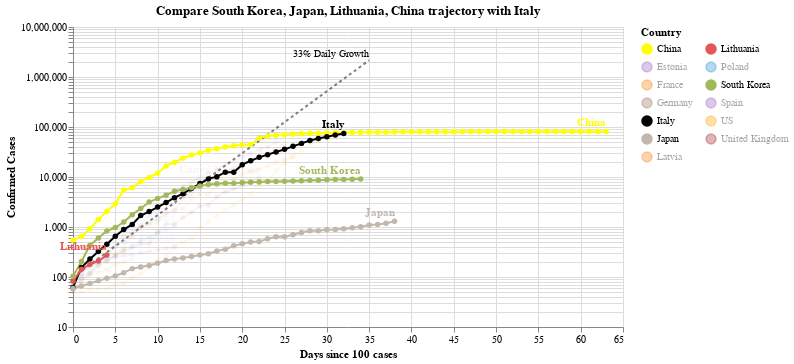

Write notebook code for a chart like this one.
### Code cell
#hide_input
chart3 = make_since_chart(['South Korea', 'Japan', 'Lithuania', 'China'])
chart3

### Figure 1 — Vega-Lite specification as saved in the notebook (floating-point values rounded to 4 significant figures; data arrays with more than 128 entries replaced by an {"elided": "..."} marker saying what was removed)
{"config": {"view": {"continuousWidth": 400, "continuousHeight": 300}}, "layer": [{"mark": {"type": "line", "color": "black", "opacity": 0.5, "strokeDash": [3, 3]}, "encoding": {"x": {"type": "quantitative", "field": "Days since 100 cases"}, "y": {"type": "quantitative", "field": "Confirmed Cases"}}}, {"mark": {"type": "text", "align": "right", "dy": -6, "fontSize": 10, "text": "33% Daily Growth"}, "encoding": {"x": {"type": "quantitative", "field": "Days since 100 cases"}, "y": {"type": "quantitative", "field": "Confirmed Cases"}}, "transform": [{"filter": "(datum['Days since 100 cases'] >= 35)"}]}, {"data": {"name": "data-6abf75a8234813f234e6c8dc07815420"}, "mark": {"type": "line", "point": true}, "encoding": {"color": {"type": "nominal", "field": "Country", "legend": {"columns": 2}, "scale": {"domain": ["China", "Estonia", "France", "Germany", "Italy", "Japan", "Latvia", "Lithuania", "Poland", "South Korea", "Spain", "US", "United Kingdom"], "range": ["yellow", "#9467bd", "#F58518", "#9D755D", "black", "#C1B7AD", "#F58518", "#E45756", "#2495D3", "#A1BA59", "#9467bd", "orange", "brown"]}}, "opacity": {"condition": {"value": 1, "selection": "selector001"}, "value": 0.05}, "tooltip": [{"type": "nominal", "field": "Country"}, {"type": "temporal", "field": "Date"}, {"type": "quantitative", "field": "Confirmed Cases"}, {"type": "quantitative", "field": "Days since 100 cases"}], "x": {"type": "quantitative", "field": "Days since 100 cases"}, "y": {"type": "quantitative", "field": "Confirmed Cases", "scale": {"type": "log"}}}, "selection": {"selector001": {"type": "multi", "fields": ["Country"], "bind": "legend", "init": [{"Country": "South Korea"}, {"Country": "Japan"}, {"Country": "Lithuania"}, {"Country": "China"}, {"Country": "Italy"}]}}, "width": 550}, {"data": {"name": "data-6abf75a8234813f234e6c8dc07815420"}, "mark": {"type": "text", "align": "right", "dy": -8, "fontWeight": "bold"}, "encoding": {"color": {"type": "nominal", "field": "Country", "legend": {"columns": 2}, "scale": {"domain": ["China", "Estonia", "France", "Germany", "Italy", "Japan", "Latvia", "Lithuania", "Poland", "South Korea", "Spain", "US", "United Kingdom"], "range": ["yellow", "#9467bd", "#F58518", "#9D755D", "black", "#C1B7AD", "#F58518", "#E45756", "#2495D3", "#A1BA59", "#9467bd", "orange", "brown"]}}, "opacity": {"condition": {"value": 1, "selection": "selector001"}, "value": 0.05}, "text": {"type": "nominal", "field": "Country"}, "tooltip": [{"type": "nominal", "field": "Country"}, {"type": "temporal", "field": "Date"}, {"type": "quantitative", "field": "Confirmed Cases"}, {"type": "quantitative", "field": "Days since 100 cases"}], "x": {"type": "quantitative", "field": "Days since 100 cases"}, "y": {"type": "quantitative", "field": "Confirmed Cases", "scale": {"type": "log"}}}, "transform": [{"filter": "(datum['Date'] >= 1585094400000)"}], "width": 550}], "data": {"name": "data-c1a3bbf4dd040f2e7e8e7a69520e3c2a"}, "title": "Compare South Korea, Japan, Lithuania, China trajectory with Italy", "$schema": "https://vega.github.io/schema/vega-lite/v4.0.2.json", "datasets": {"data-c1a3bbf4dd040f2e7e8e7a69520e3c2a": [{"Days since 100 cases": 0, "Confirmed Cases": 100.0}, {"Days since 100 cases": 1, "Confirmed Cases": 133.0}, {"Days since 100 cases": 2, "Confirmed Cases": 176.9}, {"Days since 100 cases": 3, "Confirmed Cases": 235.3}, {"Days since 100 cases": 4, "Confirmed Cases": 312.9}, {"Days since 100 cases": 5, "Confirmed Cases": 416.2}, {"Days since 100 cases": 6, "Confirmed Cases": 553.5}, {"Days since 100 cases": 7, "Confirmed Cases": 736.1}, {"Days since 100 cases": 8, "Confirmed Cases": 979.1}, {"Days since 100 cases": 9, "Confirmed Cases": 1302.0}, {"Days since 100 cases": 10, "Confirmed Cases": 1732.0}, {"Days since 100 cases": 11, "Confirmed Cases": 2303.0}, {"Days since 100 cases": 12, "Confirmed Cases": 3064.0}, {"Days since 100 cases": 13, "Confirmed Cases": 4074.0}, {"Days since 100 cases": 14, "Confirmed Cases": 5419.0}, {"Days since 100 cases": 15, "Confirmed Cases": 7207.0}, {"Days since 100 cases": 16, "Confirmed Cases": 9586.0}, {"Days since 100 cases": 17, "Confirmed Cases": 12750.0}, {"Days since 100 cases": 18, "Confirmed Cases": 16960.0}, {"Days since 100 cases": 19, "Confirmed Cases": 22550.0}, {"Days since 100 cases": 20, "Confirmed Cases": 29990.0}, {"Days since 100 cases": 21, "Confirmed Cases": 39890.0}, {"Days since 100 cases": 22, "Confirmed Cases": 53060.0}, {"Days since 100 cases": 23, "Confirmed Cases": 70560.0}, {"Days since 100 cases": 24, "Confirmed Cases": 93850.0}, {"Days since 100 cases": 25, "Confirmed Cases": 124800.0}, {"Days since 100 cases": 26, "Confirmed Cases": 166000.0}, {"Days since 100 cases": 27, "Confirmed Cases": 220800.0}, {"Days since 100 cases": 28, "Confirmed Cases": 293700.0}, {"Days since 100 cases": 29, "Confirmed Cases": 390600.0}, {"Days since 100 cases": 30, "Confirmed Cases": 519500.0}, {"Days since 100 cases": 31, "Confirmed Cases": 690900.0}, {"Days since 100 cases": 32, "Confirmed Cases": 918900.0}, {"Days since 100 cases": 33, "Confirmed Cases": 1222000.0}, {"Days since 100 cases": 34, "Confirmed Cases": 1625000.0}, {"Days since 100 cases": 35, "Confirmed Cases": 2162000.0}], "data-6abf75a8234813f234e6c8dc07815420": {"elided": "342 records"}}}
